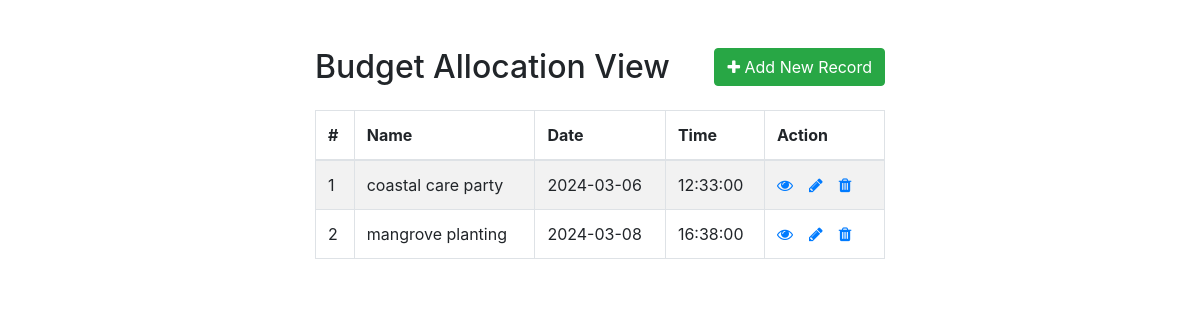
The app's page /event/index.php with its own data.
### tables this page shows
CREATE TABLE `events` (
  `id` int(225) NOT NULL,
  `name` varchar(225) NOT NULL,
  `date` date NOT NULL,
  `time` time NOT NULL,
  `totalVolunteer` int(11) NOT NULL DEFAULT 0
);

### event/index.php (the view, shortened to what this page needs)
<!DOCTYPE html>
<html lang="en">
<head>
    <link rel="stylesheet" href="https://stackpath.bootstrapcdn.com/bootstrap/4.5.2/css/bootstrap.min.css">
    <link rel="stylesheet" href="https://maxcdn.bootstrapcdn.com/font-awesome/4.7.0/css/font-awesome.min.css">
</head>
<body>
    <div class="wrapper">
        <div class="container-fluid">
            <div class="row">
                <div class="col-md-12">
                    <div class="mt-5 mb-3 clearfix">
                        <h2 class="pull-left">Budget Allocation View</h2>
                        <a href="create.php" class="btn btn-success pull-right"><i class="fa fa-plus"></i> Add New Record</a>
                    </div>
                    <?php
                    require_once "config.php";
                    $sql = "SELECT * FROM events";
                    if($result = mysqli_query($link, $sql)){
                        if(mysqli_num_rows($result) > 0){
                            echo '<table class="table table-bordered table-striped">';
                                echo "<thead>";
                                    echo "<tr>";
                                        echo "<th>#</th>";
                                        echo "<th>Name</th>";
                                        echo "<th>Date</th>";
                                        echo "<th>Time</th>";
                                        echo "<th>Action</th>";
                                    echo "</tr>";
                                echo "</thead>";
                                echo "<tbody>";
                                while($row = mysqli_fetch_array($result)){
                                    echo "<tr>";
                                        echo "<td>" . $row['id'] . "</td>";
                                        echo "<td>" . $row['name'] . "</td>";
                                        echo "<td>" . $row['date'] . "</td>";
                                        echo "<td>" . $row['time'] . "</td>";
                                        echo "<td>";
                                            echo '<a href="read.php?id='. $row['id'] .'" class="mr-3" title="View Record" data-toggle="tooltip"><span class="fa fa-eye"></span></a>';
                                            echo '<a href="update.php?id='. $row['id'] .'" class="mr-3" title="Update Record" data-toggle="tooltip"><span class="fa fa-pencil"></span></a>';
                                            echo '<a href="delete.php?id='. $row['id'] .'" title="Delete Record" data-toggle="tooltip"><span class="fa fa-trash"></span></a>';
                                        echo "</td>";
                                    echo "</tr>";
                                }
                                echo "</tbody>";
                            echo "</table>";
                        } else{
                            echo '<div class="alert alert-danger"><em>No records were found.</em></div>';
                        }
                    } else{
                        echo "Oops! Something went wrong. Please try again later.";
                    }
                    ?>
                </div>
            </div>
        </div>
    </div>
</body>
</html>

### event/index.php (style rules this page uses)
.wrapper { width: 600px; margin: 0 auto; }
table tr td:last-child { width: 120px; }

### records on screen
events: id "1", name "coastal care party", date "2024-03-06", time "12:33:00"
events: id "2", name "mangrove planting", date "2024-03-08", time "16:38:00"
